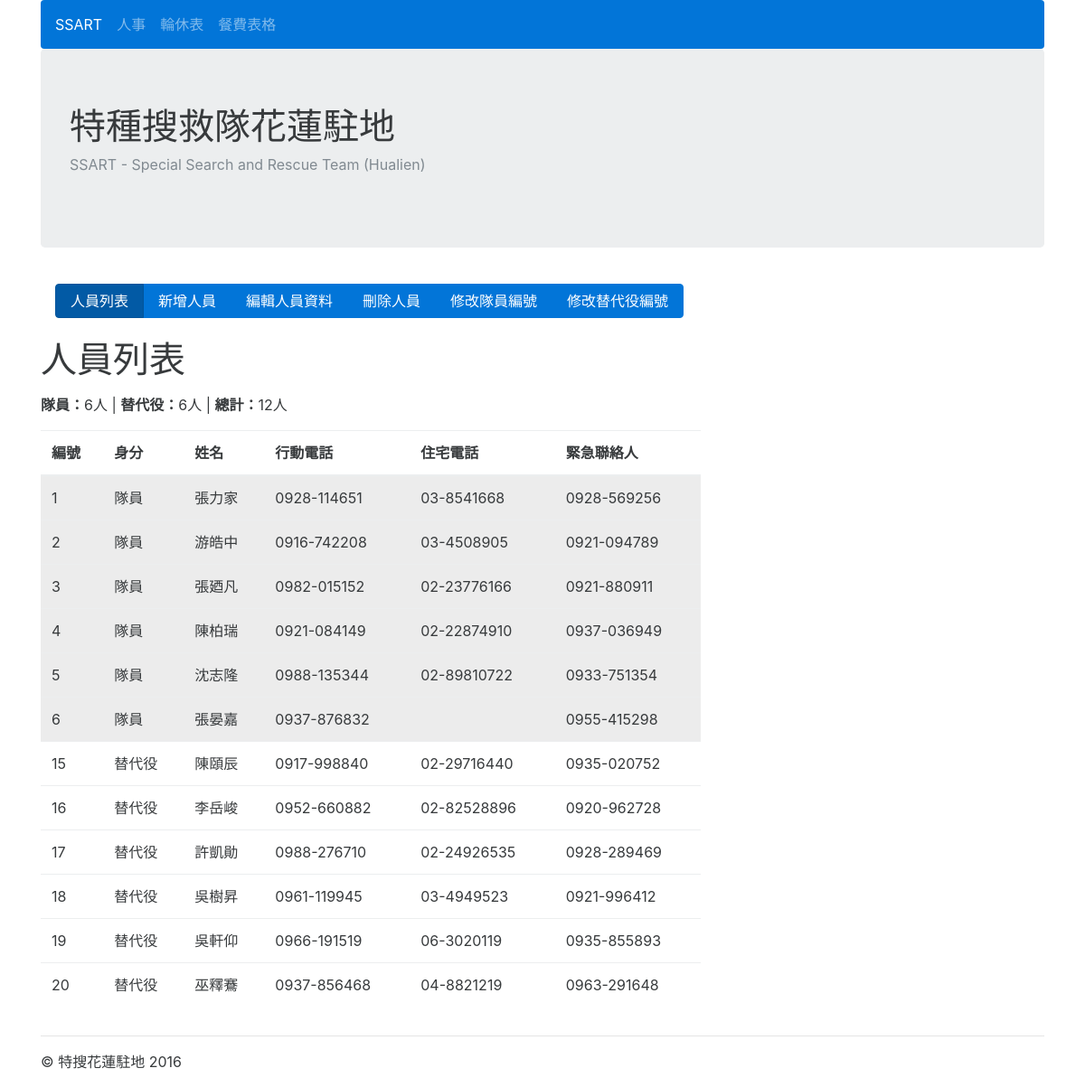
/userprofile/profile_list, run on the app's committed database.
### userprofile/models.py (models this page shows, shortened)
class UserProfile(models.Model):
	name = models.CharField(max_length=20)
	rank = models.CharField(max_length=20, choices=RANK_CHOICES)
	number = models.IntegerField()
	mobile_phone = models.CharField(max_length=20, null=True, blank=True)
	home_phone = models.CharField(max_length=20, null=True, blank=True)
	emergency_call = models.CharField(max_length=20, null=True, blank=True)
	eat = models.BooleanField(default=True)
	objects = models.Manager()
	members = MemberManager()
	substitutes = SubstituteManager()
	eats = EatManager()
	class Meta:
		ordering = ['number']

### userprofile/views.py (the view)
def profile_list(request):
	profiles = UserProfile.objects.all()
	members = UserProfile.members.all()
	substitutes = UserProfile.substitutes.all()
	context = {
	'profiles':profiles,
	'members':members,
	'substitutes':substitutes,
	}
	return render(request, 'profile_list.html', context)

### userprofile/models.py (called while the page is built)
	def get_queryset(self):
		return super(MemberManager, self).get_queryset().filter(rank='隊員')

	def get_queryset(self):
		return super(SubstituteManager, self).get_queryset().filter(rank='替代役')

### userprofile/templates/profile_list.html (shortened to what this page needs)
{% extends 'base.html' %}
{% load widget_tweaks %}
{% block content %}
<nav class="navbar">
<div class="btn-group">
<a href={% url 'profile_list' %} class="btn btn-primary active"> 人員列表</a>
<a href={% url 'create_colleague' %} class="btn btn-primary"> 新增人員</a>
<a href={% url 'edit_profile' %} class="btn btn-primary"> 編輯人員資料</a>
<a href={% url 'profile_delete_list' %} class="btn btn-primary"> 刪除人員</a>
<a href={% url 'edit_member_number' %} class="btn btn-primary"> 修改隊員編號</a>
<a href={% url 'edit_substitute_number' %} class="btn btn-primary"> 修改替代役編號</a>
</div>
</nav>
<p><h1>人員列表</h1></p>
<p><strong>隊員：</strong>{{members.count}}人 | <strong>替代役：</strong>{{substitutes.count}}人 | <strong>總計：</strong>{{profiles.count}}人</p>
<div class="row">
<div class="col-lg-8">
<table class="table table-hover">
  <thead>
    <tr>
      <th>編號</th>
      <th>身分</th>
      <th>姓名</th>
      <th>行動電話</th>
      <th>住宅電話</th>
      <th>緊急聯絡人</th>
    </tr>
  </thead>
  <tbody>
      {% for profile in profiles %}
    <tr>
    {% if profile.rank == '隊員' %}
      <td class="table-active">{{ profile.number }}</td>
      <td class="table-active">{{ profile.rank }}</td>
      <td class="table-active">{{ profile.name }}</td>
      <td class="table-active">{{ profile.mobile_phone }}</td>
      <td class="table-active">{{ profile.home_phone }}</td>
      <td class="table-active">{{ profile.emergency_call }}</td>
  {% else %}
      <td>{{ profile.number }}</td>
      <td>{{ profile.rank }}</td>
      <td>{{ profile.name }}</td>
      <td>{{ profile.mobile_phone }}</td>
      <td>{{ profile.home_phone }}</td>
      <td>{{ profile.emergency_call }}</td>
   {% endif %}
    </tr>
       {% endfor %}
  </tbody>
</table>
</div>
</div>
{% endblock %}

### data on the page
UserProfile: number "1", rank "隊員", name "張力家", mobile_phone "0928-114651", home_phone "03-8541668", emergency_call "0928-569256"
UserProfile: number "2", rank "隊員", name "游皓中", mobile_phone "0916-742208", home_phone "03-4508905", emergency_call "0921-094789"
UserProfile: number "3", rank "隊員", name "張廼凡", mobile_phone "0982-015152", home_phone "02-23776166", emergency_call "0921-880911"
UserProfile: number "4", rank "隊員", name "陳柏瑞", mobile_phone "0921-084149", home_phone "02-22874910", emergency_call "0937-036949"
UserProfile: number "5", rank "隊員", name "沈志隆", mobile_phone "0988-135344", home_phone "02-89810722", emergency_call "0933-751354"
UserProfile: number "6", rank "隊員", name "張晏嘉", mobile_phone "0937-876832", emergency_call "0955-415298"
UserProfile: number "15", rank "替代役", name "陳頤辰", mobile_phone "0917-998840", home_phone "02-29716440", emergency_call "0935-020752"
UserProfile: number "16", rank "替代役", name "李岳峻", mobile_phone "0952-660882", home_phone "02-82528896", emergency_call "0920-962728"
UserProfile: number "17", rank "替代役", name "許凱勛", mobile_phone "0988-276710", home_phone "02-24926535", emergency_call "0928-289469"
UserProfile: number "18", rank "替代役", name "吳樹昇", mobile_phone "0961-119945", home_phone "03-4949523", emergency_call "0921-996412"
UserProfile: number "19", rank "替代役", name "吳軒仰", mobile_phone "0966-191519", home_phone "06-3020119", emergency_call "0935-855893"
UserProfile: number "20", rank "替代役", name "巫釋鶱", mobile_phone "0937-856468", home_phone "04-8821219", emergency_call "0963-291648"

### other printed values
{{ members.count }} "6"
{{ substitutes.count }} "6"
{{ profiles.count }} "12"
